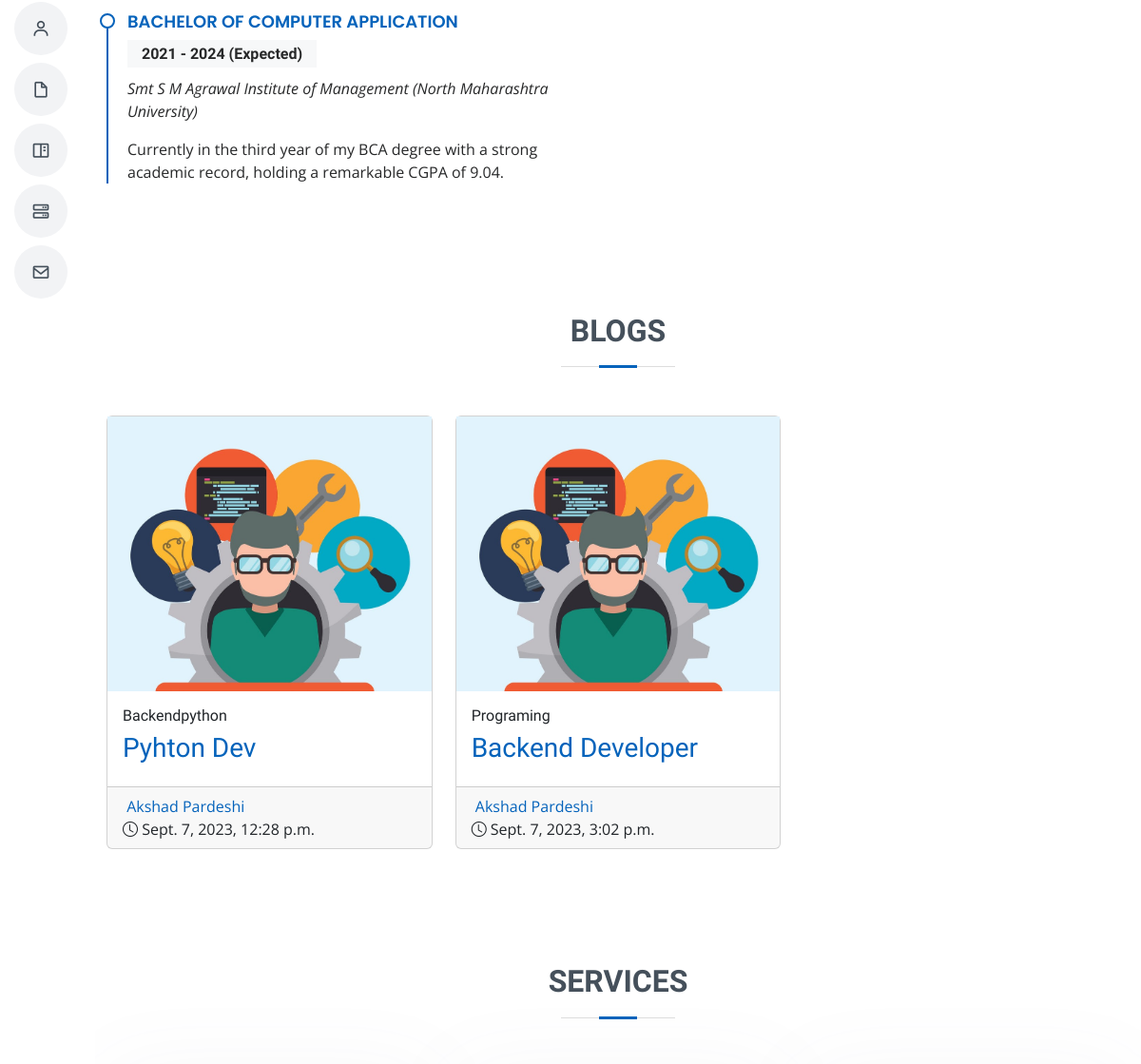
The app's page / (middle part), older data.
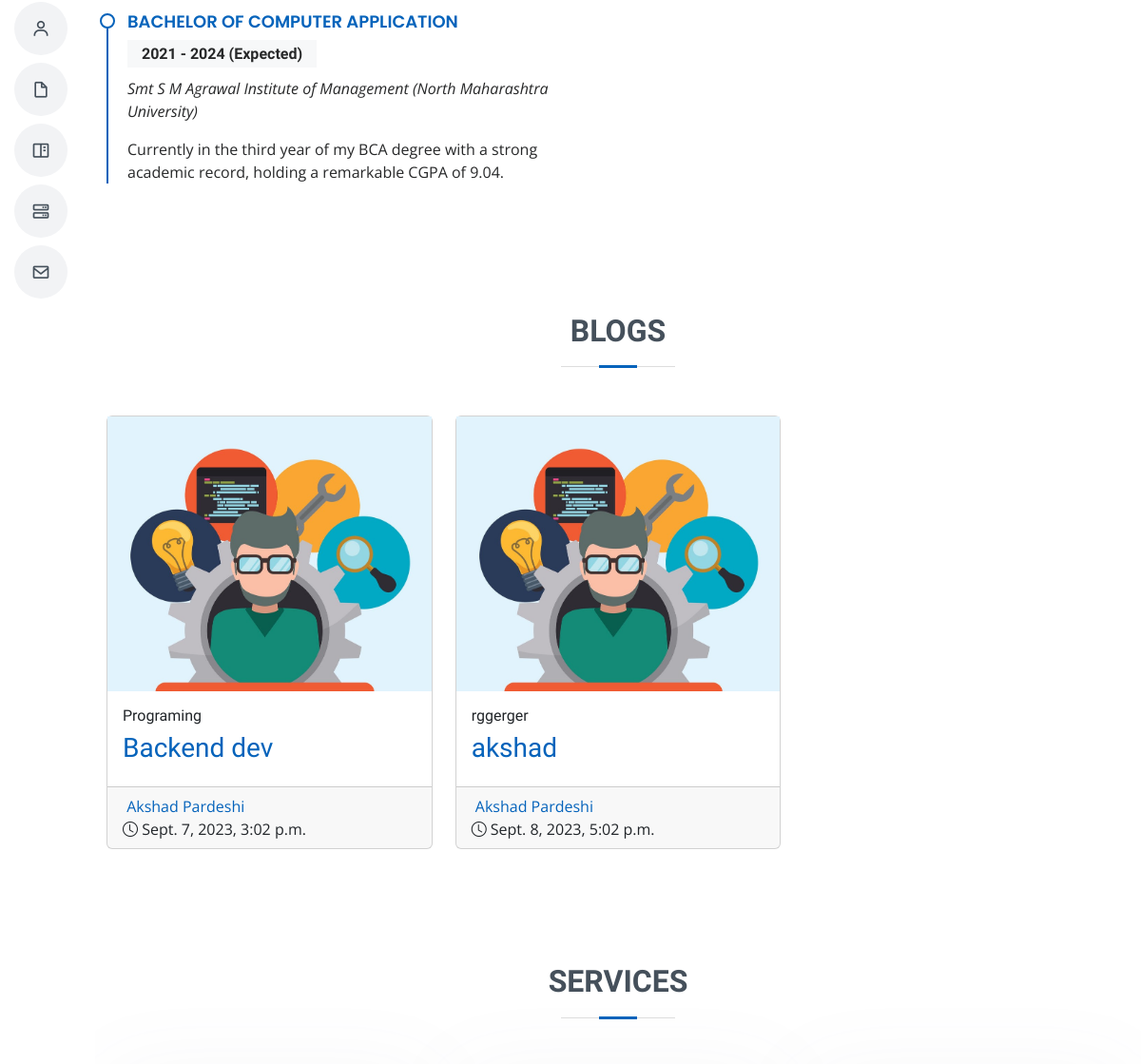
The same page, newer data.
### website/models.py (models this page shows, shortened)
class Blogs(models.Model):
    title = models.CharField(max_length=200, unique=True)
    category = models.SlugField(max_length=200, unique=True)
    content = models.TextField()
    created_on = models.DateTimeField(auto_now_add=True)
    Status = models.IntegerField(choices=STATUS, default=0)
    class Meta:
        ordering = ['-created_on']

### website/views.py (the view, shortened to what this page needs)
# urls.py: path('', HomePageView.as_view(), name='index'),
class HomePageView(CreateView):
    template_name = 'website/index.html'
    model = Contact
    fields = '__all__'
    def get_context_data(self, **kwargs):
        context = super().get_context_data(**kwargs)
        context["title"] = 'My Portfolio'
        context["Blogss"] = Blogs.objects.filter(Status = 1).order_by("id")
        return context

### website/templates/website/index.html (shortened to what this page needs)
{% load static %}
{% load widget_tweaks %}
<!DOCTYPE html>
<html lang="en">
<head>
  <link rel="stylesheet" href="//code.jquery.com/ui/1.12.1/themes/base/jquery-ui.css">
  <link href="{% static 'website/assets/vendor/aos/aos.css' %}" rel="stylesheet">
  <link href="{% static 'website/assets/vendor/bootstrap/css/bootstrap.min.css' %}" rel="stylesheet">
  <link href="{% static 'website/assets/vendor/bootstrap-icons/bootstrap-icons.css' %}" rel="stylesheet">
  <link href="{% static 'website/assets/vendor/boxicons/css/boxicons.min.css' %}" rel="stylesheet">
  <link href="{% static 'website/assets/vendor/glightbox/css/glightbox.min.css' %}" rel="stylesheet">
  <link href="{% static 'website/assets/vendor/swiper/swiper-bundle.min.css' %}" rel="stylesheet">
  <link href="{% static 'website/assets/css/style.css' %}" rel="stylesheet">
</head>
<body>
  <header id="header" class="d-flex flex-column justify-content-center">
    <nav id="navbar" class="navbar nav-menu">
      <ul>
        <li><a href="#about" class="nav-link scrollto"><i class="bx bx-user"></i> <span>About</span></a></li>
        <li><a href="#resume" class="nav-link scrollto"><i class="bx bx-file-blank"></i> <span>Resume</span></a></li>
        <li><a href="#Blog" class="nav-link scrollto"><i class="bx bx-book-content"></i> <span>Blog</span></a></li>
        <li><a href="#services" class="nav-link scrollto"><i class="bx bx-server"></i> <span>Services</span></a></li>
        <li><a href="#contact" class="nav-link scrollto"><i class="bx bx-envelope"></i> <span>Contact</span></a></li>
      </ul>
    </nav>
  </header>
  <main id="main">
    <section id="resume" class="resume">
      <div class="container" data-aos="fade-up">
        <div class="row">
          <div class="col-lg-6">
            <div class="resume-item">
              <h4>Bachelor of Computer Application</h4>
              <h5>2021 - 2024 (Expected)</h5>
              <p><em>Smt S M Agrawal Institute of Management (North Maharashtra University)</em></p>
              <p>Currently in the third year of my BCA degree with a strong academic record, holding a remarkable CGPA
                of 9.04.</p>
            </div>
          </div>
          <div class="col-lg-6">
          </div>
        </div>
      </div>
    </section>
    <section id="Blog" class="Blog">
      <div class="container" data-aos="fade-up">
        <div class="section-title">
          <h2>Blogs</h2>
        </div>
        <div class="row">
          {% block blogs %}
            {% for Blog in Blogss %}
            <div class="col-md-4">
              <div class="card card-blog">
                <div class="card-img">
                  <a href="{% url 'website:singleblogs' Blog.id %}" ><img src="{% static 'website/assets/img/akportfolio.jpg' %}" alt=""
                      class="img-fluid"></a>
                </div>
                <div class="card-body">
                  <div class="card-category-box">
                    <div class="card-category">
                      <h6 class="category">{{Blog.category}}</h6>
                    </div>
                  </div>
                  <h3 class="card-title"><a href="{% url 'website:singleblogs' Blog.id %}">{{Blog.title}}</a></h3>
                </div>
                <div class="card-footer">
                  <div class="post-author">
                    <a href="#">
                      <span class="author">Akshad Pardeshi</span>
                    </a>
                  </div>
                  <div class="post-date">
                    <span class="bi bi-clock"></span> {{Blog.created_on}}
                  </div>
                </div>
              </div>
            </div>
            {% empty %}
            <p>No Blogs </p>
            {% endfor %}
          {% endblock %}
        </div>
      </div>
    </section>
    <section id="services" class="services">
      <div class="container" data-aos="fade-up">
        <div class="section-title">
          <h2>Services</h2>
        </div>
      </div>
    </section>
  </main>
</body>
</html>

### website/static/website/assets/css/style.css (style rules this page uses)
body { font-family: "Open Sans", sans-serif; color: #272829; }
a { color: #0563bb; text-decoration: none; }
h1, h2, h3, h4, h5, h6 { font-family: "Raleway", sans-serif; }
#header { position: fixed; top: 0; left: 0; bottom: 0; z-index: 9997; transition: all 0.5s; padding: 15px; overflow-y: auto; }
@media (min-width: 991px) { #main { margin-left: 100px; } }
.nav-menu { padding: 0; display: block; }
.nav-menu * { margin: 0; padding: 0; list-style: none; }
.nav-menu>ul>li { position: relative; white-space: nowrap; }
.nav-menu a, .nav-menu a:focus { display: flex; align-items: center; color: #45505b; padding: 10px 18px; margin-bottom: 8px; transition: 0.3s; font-size: 15px; border-radius: 50px; background: #f2f3f5; height: 56px; width: 100%; overflow: hidden; transition: 0.3s; }
.nav-menu a i, .nav-menu a:focus i { font-size: 20px; }
@media (min-width: 992px) { .nav-menu a, .nav-menu a:focus { width: 56px; } }
section { padding: 60px 0; overflow: hidden; }
.section-title { text-align: center; padding-bottom: 30px; }
.section-title h2 { font-size: 32px; font-weight: bold; text-transform: uppercase; margin-bottom: 20px; padding-bottom: 20px; position: relative; color: #45505b; }
.section-title h2::before { content: ""; position: absolute; display: block; width: 120px; height: 1px; background: #ddd; bottom: 1px; left: calc(50% - 60px); }
.section-title h2::after { content: ""; position: absolute; display: block; width: 40px; height: 3px; background: #0563bb; bottom: 0; left: calc(50% - 20px); }
.resume .resume-item { padding: 0 0 20px 20px; margin-top: -2px; border-left: 2px solid #0563bb; position: relative; }
.resume .resume-item h4 { line-height: 18px; font-size: 18px; font-weight: 600; text-transform: uppercase; font-family: "Poppins", sans-serif; color: #0563bb; margin-bottom: 10px; }
.resume .resume-item h5 { font-size: 16px; background: #f7f8f9; padding: 5px 15px; display: inline-block; font-weight: 600; margin-bottom: 10px; }
.resume .resume-item:last-child { padding-bottom: 0; }
.resume .resume-item::before { content: ""; position: absolute; width: 16px; height: 16px; border-radius: 50px; left: -9px; top: 0; background: #fff; border: 2px solid #0563bb; }

Row changes from the older to the newer data that the page shows:
removed Blogs: category "Backendpython", title "Pyhton Dev", created_on "Sept. 7, 2023, 12:28 p.m."
changed Blogs "Programing": title "Backend Developer" → "Backend dev"
added Blogs: category "rggerger", title "akshad", created_on "Sept. 8, 2023, 5:02 p.m."
